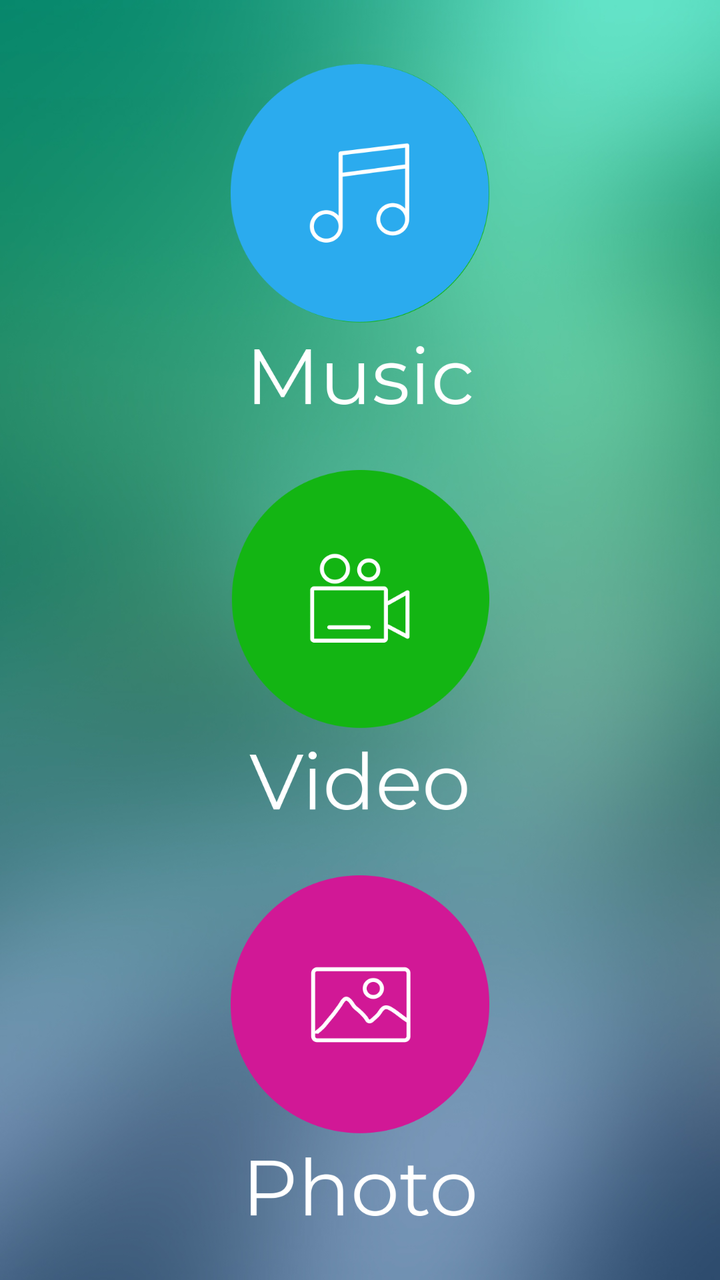
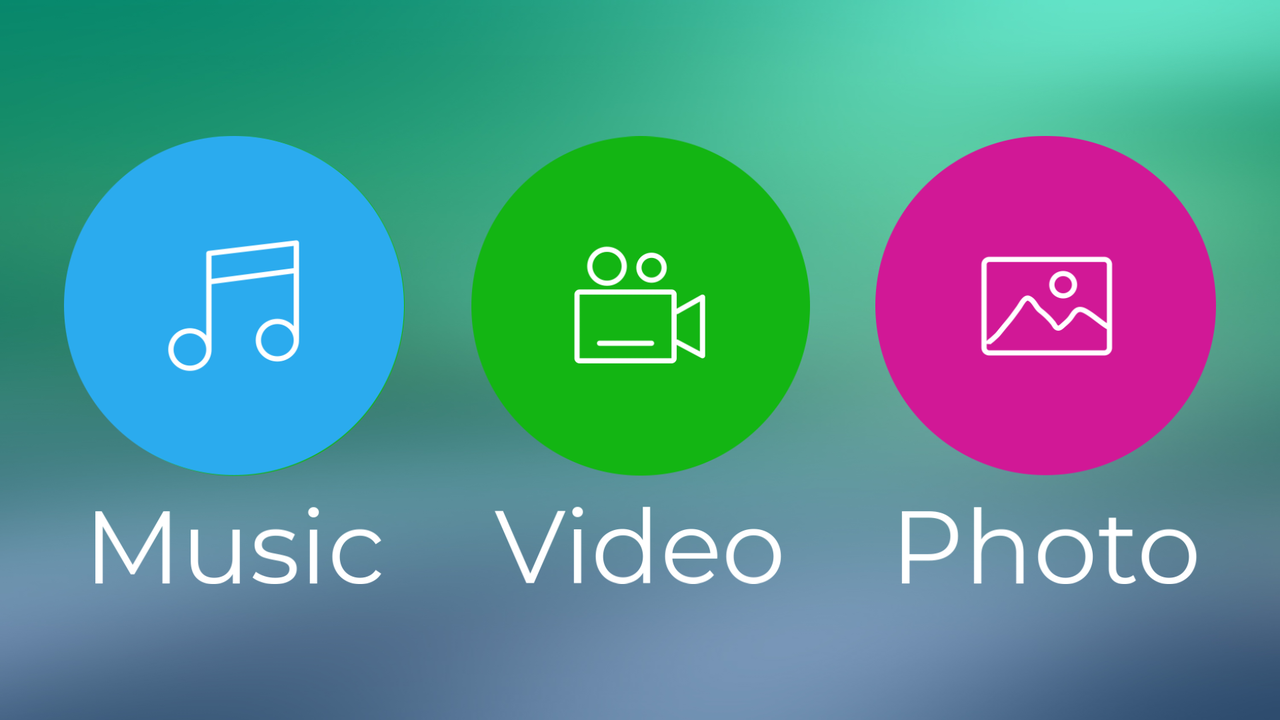

The same Android screen from two of the app's own layout files: first res/layout/ as a phone draws it, then the repository's variant for another configuration, drawn on a device whose configuration selects that folder. Both files follow.
<!-- AndroidManifest.xml: application theme AppTheme -->
<!-- res/layout/fragment_home.xml -->
<?xml version="1.0" encoding="utf-8"?>
<LinearLayout
    xmlns:android="http://schemas.android.com/apk/res/android"
    xmlns:app="http://schemas.android.com/apk/res-auto"
    xmlns:tools="http://schemas.android.com/tools"
    android:layout_width="match_parent"
    android:layout_height="match_parent"
    android:orientation="vertical"
    android:background="@drawable/background"
    tools:context=".HomeFragment"

    >

    <FrameLayout
        xmlns:android="http://schemas.android.com/apk/res/android"
        android:layout_width="match_parent"
        android:layout_height="wrap_content"
        android:layout_marginTop="32dp"
        android:layout_marginBottom="11dp"
        android:layout_weight="1"
        >

        <ImageView
            android:layout_width="wrap_content"
            android:layout_height="wrap_content"
            android:src="@drawable/music_jruhe2"
            />

        <Button
            android:id="@+id/buttonToMusic"
            android:layout_width="wrap_content"
            android:layout_height="fill_parent"
            android:background="@android:color/transparent"
            android:layout_gravity="center"
            />

    </FrameLayout>

    <FrameLayout
        xmlns:android="http://schemas.android.com/apk/res/android"
        android:layout_width="match_parent"
        android:layout_height="wrap_content"
        android:layout_weight="1"
        android:layout_marginTop="21.5dp"
        android:layout_marginBottom="21.5dp"
        >

        <ImageView
            android:layout_width="fill_parent"
            android:layout_height="fill_parent"

            android:src="@drawable/video_jruhe2" />

        <Button
            android:id="@+id/buttonToVideo"
            android:layout_width="wrap_content"
            android:layout_height="fill_parent"
            android:background="@android:color/transparent"
            android:layout_gravity="center"

            />

    </FrameLayout>


    <FrameLayout
        xmlns:android="http://schemas.android.com/apk/res/android"
        android:layout_width="match_parent"
        android:layout_height="wrap_content"
        android:layout_weight="1"
        android:layout_marginTop="11dp"
        android:layout_marginBottom="32dp"
        >

        <ImageView
            android:layout_width="fill_parent"
            android:layout_height="fill_parent"
            android:src="@drawable/photo_jruhe2" />

        <Button
            android:id="@+id/buttonToPhotos"
            android:layout_width="wrap_content"
            android:layout_height="fill_parent"
            android:background="@android:color/transparent"
            android:layout_gravity="center"

            />

    </FrameLayout>


</LinearLayout>
<!-- resources referenced by this layout -->
<resources>
  <!-- drawable background: jpg bitmap (drawable-v24, 551555 bytes) -->
  <!-- drawable music_jruhe2: png bitmap (drawable-v24, 28446 bytes) -->
  <!-- drawable photo_jruhe2: png bitmap (drawable-v24, 22878 bytes) -->
  <!-- drawable video_jruhe2: png bitmap (drawable-v24, 24960 bytes) -->
  <style name="AppTheme" parent="Theme.AppCompat.Light.DarkActionBar">
          
          <item name="colorPrimary">@color/colorPrimary</item>
  
          
          <item name="colorPrimaryDark">@color/colorPrimaryDark</item>
          
  
          <item name="colorAccent">@color/colorAccent</item>
          
      </style>
  <color name="colorPrimary">#00D7B3</color>
  <color name="colorPrimaryDark">#00846E</color>
  <color name="colorAccent">#00D7B3</color>
</resources>
<!-- res/layout-land/fragment_home.xml (the repository's variant of the layout above) -->
<!-- drawn on the phone turned sideways -->
<?xml version="1.0" encoding="utf-8"?>
<LinearLayout xmlns:android="http://schemas.android.com/apk/res/android"
    xmlns:app="http://schemas.android.com/apk/res-auto"
    xmlns:tools="http://schemas.android.com/tools"
    android:layout_width="match_parent"
    android:layout_height="match_parent"
    android:background="@drawable/background"
    tools:context=".HomeFragment"

    >


    <FrameLayout xmlns:android="http://schemas.android.com/apk/res/android"
        android:layout_width="match_parent"
        android:layout_height="wrap_content"
        android:layout_marginTop="32dp"
        android:layout_marginBottom="32dp"
        android:layout_marginLeft="32dp"
        android:layout_marginRight="11dp"
        android:layout_weight="1"

        >

        <ImageView
            android:layout_width="fill_parent"
            android:layout_height="fill_parent"

            android:src="@drawable/music_jruhe2" />

        <Button
            android:id="@+id/buttonToMusic"
            android:layout_width="fill_parent"
            android:layout_height="fill_parent"
            android:background="@android:color/transparent" />

    </FrameLayout>


    <FrameLayout xmlns:android="http://schemas.android.com/apk/res/android"
        android:layout_width="match_parent"
        android:layout_height="wrap_content"
        android:layout_marginTop="32dp"
        android:layout_marginBottom="32dp"
        android:layout_marginLeft="21.5dp"
        android:layout_marginRight="21.5dp"
        android:layout_weight="1"

        >

        <ImageView
            android:layout_width="fill_parent"
            android:layout_height="fill_parent"

            android:src="@drawable/video_jruhe2" />

        <Button
            android:id="@+id/buttonToVideo"
            android:layout_width="fill_parent"
            android:layout_height="fill_parent"
            android:background="@android:color/transparent" />

    </FrameLayout>


    <FrameLayout xmlns:android="http://schemas.android.com/apk/res/android"
        android:layout_width="match_parent"
        android:layout_height="wrap_content"
        android:layout_marginTop="32dp"
        android:layout_marginBottom="32dp"
        android:layout_marginLeft="11dp"
        android:layout_marginRight="32dp"
        android:layout_weight="1">


        <ImageView
            android:layout_width="fill_parent"
            android:layout_height="fill_parent"
            android:src="@drawable/photo_jruhe2" />

        <Button
            android:id="@+id/buttonToPhotos"
            android:layout_width="fill_parent"
            android:layout_height="fill_parent"
            android:background="@android:color/transparent" />

    </FrameLayout>


</LinearLayout>
